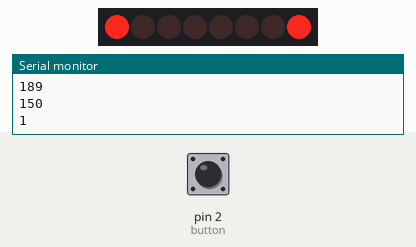
A sketch run on a simulated Arduino Uno, built with avr-gcc and run on an emulated ATmega328P. Shown: 8 shift-register outputs drawn as a row of LEDs (first output left, lit = HIGH), the last lines printed to the serial monitor. Wiring (inferred from the names in the program): shift register (74HC595): data pin 11; shift clock pin 12; latch pin 8; OE pin 3. Wiring (inferred from the signals the program sends): row of LEDs: on Q0, Q1, Q2, Q3, Q4, Q5, Q6, Q7. Inputs (shaded band) come from the test bench; at power-on: pin 2 (button) LOW. Random numbers use the default seed unless the sketch sets one.

Above: at 0.22 s.
At 10.13 s:
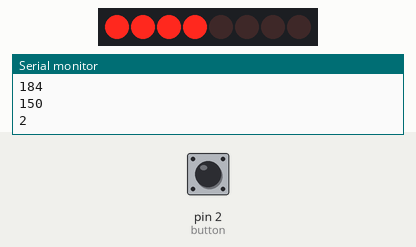
At 15.13 s:
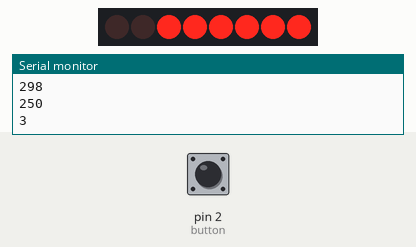
At 20.14 s:
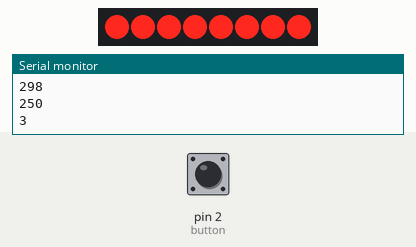
At 29.87 s:
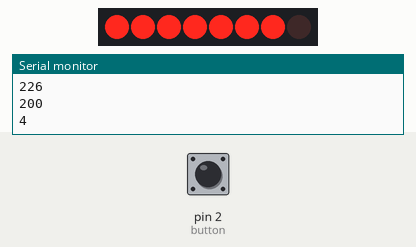
At 39.87 s:
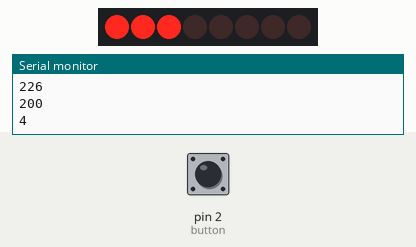
Timing chart, 0 to 40.0 s (numbered marks = the images above):
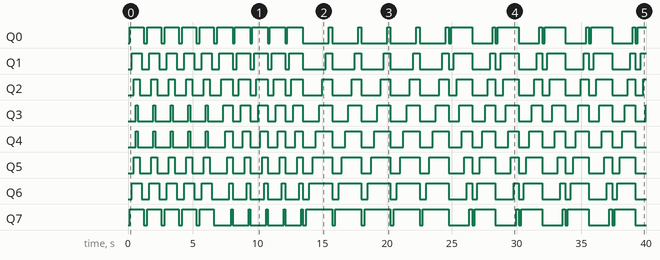

The sketch:

shiftregister_test_with_switch.ino
```cpp
//Pin connected to ST_CP of 74HC595
int latchPin = 8;
//Pin connected to SH_CP of 74HC595
int clockPin = 12;
////Pin connected to DS of 74HC595
int dataPin = 11;
int outputEnablePin = 3;
int timer = 100;
int timerrandom;
int program;
int button = 2;
int switchState;
int count = 0;

byte leds = 0;
byte data;
byte dataArray[9];

long randomnumber;
long randomnumber2;


void setup() {
  //set pins to output so you can control the shift register
  pinMode(latchPin, OUTPUT);
  pinMode(clockPin, OUTPUT);
  pinMode(dataPin, OUTPUT);
  pinMode(outputEnablePin, OUTPUT);
  pinMode(button, INPUT);
  Serial.begin(9600);
  randomSeed(analogRead(A0));

  dataArray[0] = B00000000;
  dataArray[1] = B10000001;
  dataArray[2] = B11000011;
  dataArray[3] = B11100111;
  dataArray[4] = B11111111;
  dataArray[5] = B11100111;
  dataArray[6] = B11000011;
  dataArray[7] = B10000001;
  dataArray[8] = B00000000;
  //dataArray[9] = b11111111;

  }

void loop() {
  leds = 0;
  switchState = digitalRead(button);
 //program = random (1,6);
  timerrandom = random (50,300);
  if (timerrandom >= 250) timer = 250;
  else if (timerrandom < 250 && timerrandom >= 200) timer = 200;
  else if (timerrandom < 200 && timerrandom >= 150) timer = 150;
  else if (timerrandom < 150 && timerrandom >= 100) timer = 100;
  else if (timerrandom < 100 && timerrandom >= 50) timer = 50;
  else (timer = timerrandom);
  //Serial.println(program);
  Serial.println(timerrandom);
  Serial.println(timer);

 // if (switchState == HIGH){
 //     count ++;
//      delay(50);
 // }

  Serial.println(count);

  switch (count){
    case 1:

    for (int k = 0; k < 5; k++){
      for (int j = 0; j < 9; j++){
        data = dataArray[j];
        digitalWrite(latchPin, LOW);
        shiftOut(dataPin,clockPin, LSBFIRST,data);
        digitalWrite(latchPin, HIGH);
        delay(timer);
        }

          }
        // if (switchState == HIGH){
          //count ++;
         //delay(50);
        // break;

        //}
        break;

    case 2:
      for (int l = 0; l < 5; l++){
      leds = 0;
      updateShiftRegister();
      delay(timer);
      for(int i = 0; i<8; i++)
      {
      bitSet(leds,i);
      updateShiftRegister();
      delay(timer);
      }
      }
      //if (switchState == HIGH){
         //count ++;
       //   delay(50);
       //   break;
   // }

      break;

  case 3:
      for (int l = 0; l < 5; l++){
      leds = 0;
      updateShiftRegisterLSB();
      delay(timer);
      for(int i = 0; i<8; i++)
      {
      bitSet(leds,i);
      updateShiftRegisterLSB();
      delay(timer);
      }
      }
     // if (switchState == HIGH){
          //count ++;
        //  delay(50);
          //break;
      //}

      break;

  case 4:
      for (int l = 0; l < 5; l++){
      leds = 0;
      updateShiftRegister();
      delay(timer);
      for(int i = 0; i<8; i++)
      {
      bitSet(leds,i);
      updateShiftRegister();
      delay(timer);
      }
      leds = 0;
      updateShiftRegisterLSB();
      delay(timer);
      for(int i = 0; i<8; i++)
      {
      bitSet(leds,i);
      updateShiftRegisterLSB();
      delay(timer);
      }
      }
      //if (switchState == HIGH){
          //count ++;
        //  delay(50);
       //   break;
   //  }

     break;

  case 5:
    for (int i =0; i < 100; i++){
    randomnumber2 = random(0,255);
    digitalWrite(latchPin, LOW);
    shiftOut(dataPin, clockPin, MSBFIRST, randomnumber2);
    digitalWrite(latchPin, HIGH);
    delay(timer);
    }
    //if (switchState == HIGH){
          //count ++;
        //  delay(50);
        //  break;
   // }

    break;
    default:
    leds = 0;
    break;
  }
  count++;
  if (count > 5){
    count = 1;
    }


}
void updateShiftRegister()
{
  digitalWrite(latchPin, LOW);
  shiftOut(dataPin,clockPin, MSBFIRST,leds);
  digitalWrite(latchPin, HIGH);
}

void updateShiftRegisterLSB()
{
  digitalWrite(latchPin, LOW);
  shiftOut(dataPin,clockPin, LSBFIRST,leds);
  digitalWrite(latchPin, HIGH);
}
```

Measured:
- by itself, Q0: LOW → HIGH at 0.15 s, → LOW 1.1 s later, → HIGH 0.30 s later, → LOW 1.1 s later, … (47 changes in this stretch)
- by itself, Q1: LOW → HIGH at 0.30 s, → LOW 0.75 s later, → HIGH 0.60 s later, → LOW 0.75 s later, … (47 changes in this stretch)
- by itself, Q2: LOW → HIGH at 0.45 s, → LOW 0.45 s later, → HIGH 0.90 s later, → LOW 0.45 s later, … (47 changes in this stretch)
- by itself, Q3: LOW → HIGH at 0.60 s, → LOW 0.15 s later, → HIGH 1.2 s later, → LOW 0.15 s later, … (47 changes in this stretch)
- by itself, Q4: LOW → HIGH at 0.60 s, → LOW 0.15 s later, → HIGH 1.2 s later, → LOW 0.15 s later, … (46 changes in this stretch)
- by itself, Q5: LOW → HIGH at 0.45 s, → LOW 0.45 s later, → HIGH 0.90 s later, → LOW 0.45 s later, … (46 changes in this stretch)
- by itself, Q6: LOW → HIGH at 0.30 s, → LOW 0.75 s later, → HIGH 0.60 s later, → LOW 0.75 s later, … (46 changes in this stretch)
- by itself, Q7: LOW → HIGH at 0.15 s, → LOW 1.1 s later, → HIGH 0.30 s later, → LOW 1.1 s later, … (46 changes in this stretch)
